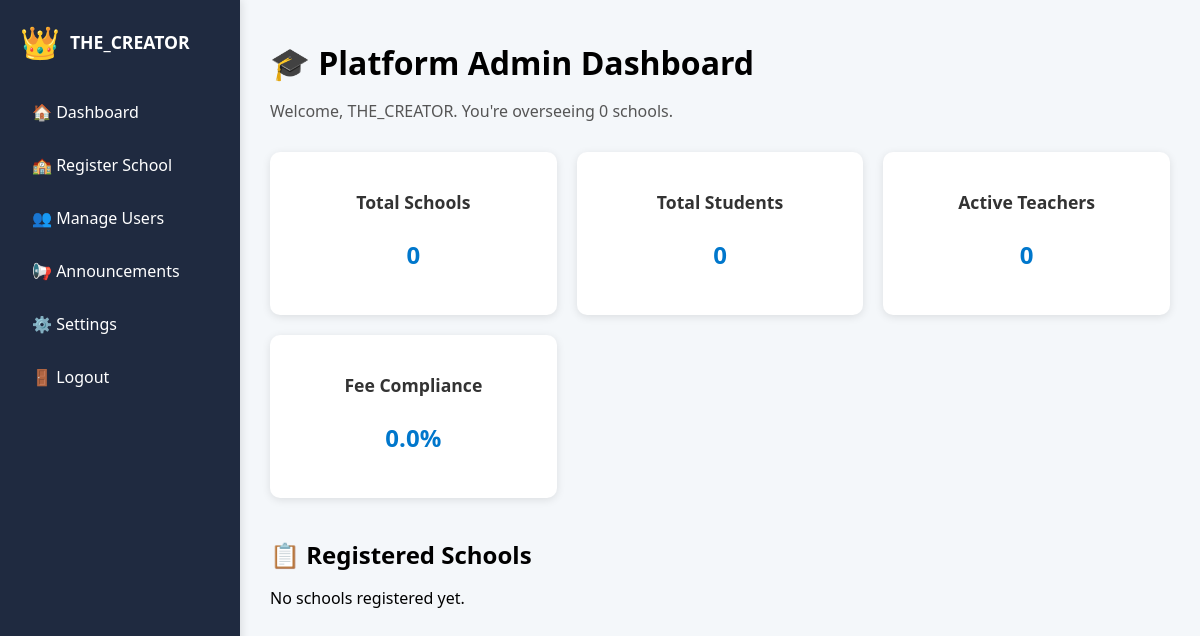
Page /platform/ (signed in) on the earlier database version.
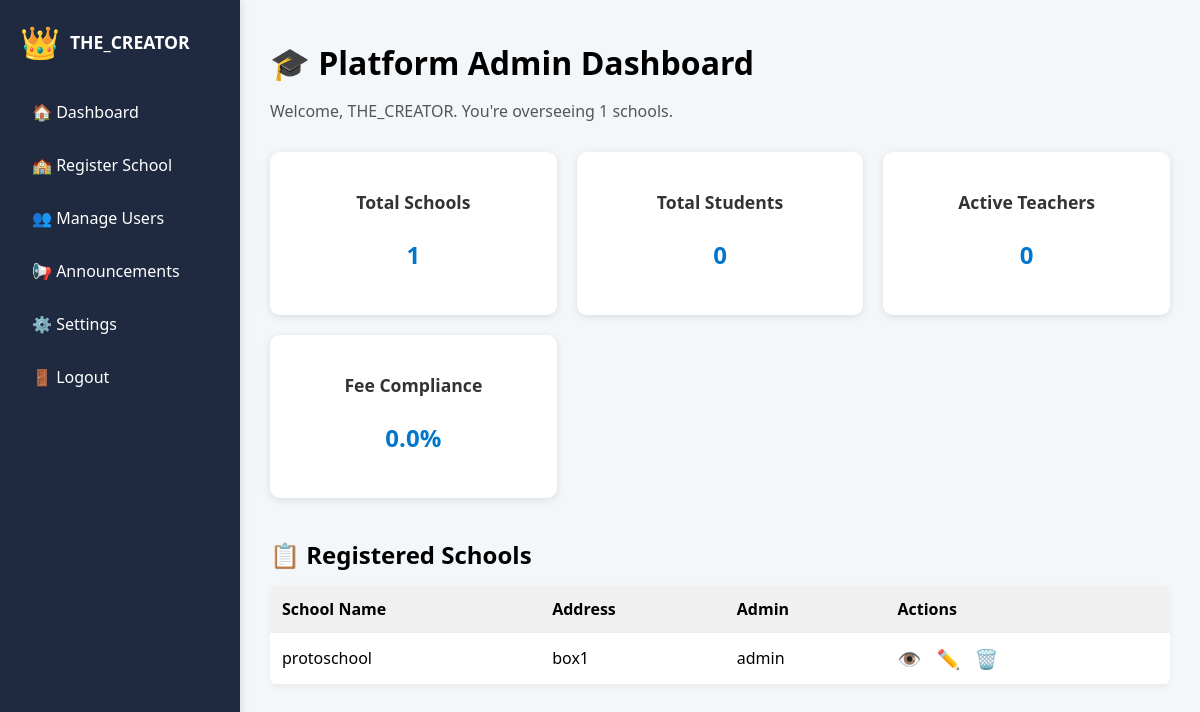
Same page on the later database version.
### theschool/models.py (models this page shows, shortened)
class School(models.Model):
    name = models.CharField(max_length=255)
    address = models.TextField()
    created_at = models.DateTimeField(auto_now_add=True)

class User(AbstractUser):
    ROLE_CHOICES = (
        ('admin', 'Admin'),
        ('teacher', 'Teacher'),
        ('parent', 'Parent'),
        ('platform_admin', 'Platform Admin'),
    )
    role = models.CharField(max_length=20, choices=ROLE_CHOICES)
    school = models.ForeignKey(School, on_delete=models.CASCADE, null=True, blank=True)
    phone_number = models.CharField(max_length=20, blank=True)
    is_platform_admin = models.BooleanField(default=False)

### theschool/views.py (the view)
# urls.py: path('platform/', views.platform_dashboard, name='platform_dashboard'),
@login_required
def platform_dashboard(request):
    if not request.user.is_platform_admin:
        return redirect('dashboard')
    schools = School.objects.all()
    total_students = Student.objects.count()
    total_teachers = User.objects.filter(role='teacher').count()
    paid = FeeRecord.objects.aggregate(total=Sum('amount_paid'))['total'] or 0
    due = FeeRecord.objects.aggregate(total=Sum('amount_due'))['total'] or 1
    fee_compliance = round((paid / due) * 100, 2)
    school_admins = {
        school.id: school.user_set.filter(role='admin').first()
        for school in schools
    }
    return render(request, 'platform_dashboard.html', {
        'schools': schools,
        'total_students': total_students,
        'total_teachers': total_teachers,
        'fee_compliance': fee_compliance,
        'school_admins': school_admins
    })

### theschool/templatetags/custom_tags.py (called while the page is built)
@register.filter
def dict_get(dictionary, key):
    return dictionary.get(key)

### templates/platform_dashboard.html (shortened to what this page needs)
{% load static %}
{% load custom_tags %}
<!DOCTYPE html>
<html lang="en">
<head>
  <link rel="stylesheet" href="{% static 'css/platform_dashboard.css' %}">
  <link rel="stylesheet" href="{% static 'css/sidebar.css' %}">
</head>
<body>
  <div class="layout-grid">
    {% include 'sidebar.html' %}
    <main class="main-content">
      <h1>🎓 Platform Admin Dashboard</h1>
      <p class="subtitle">Welcome, {{ request.user.username }}. You're overseeing {{ schools.count }} schools.</p>
      <section class="metrics-grid">
        <div class="metric-card">
          <h3>Total Schools</h3>
          <p>{{ schools.count }}</p>
        </div>
        <div class="metric-card">
          <h3>Total Students</h3>
          <p>{{ total_students }}</p>
        </div>
        <div class="metric-card">
          <h3>Active Teachers</h3>
          <p>{{ total_teachers }}</p>
        </div>
        <div class="metric-card">
          <h3>Fee Compliance</h3>
          <p>{{ fee_compliance }}%</p>
        </div>
      </section>
      <section class="school-table-section">
        <h2>📋 Registered Schools</h2>
        {% if schools %}
          <div class="table-scroll-wrapper">
            <table class="school-table">
              <thead>
                <tr>
                  <th>School Name</th>
                  <th>Address</th>
                  <th>Admin</th>
                  <th>Actions</th>
                </tr>
              </thead>
              <tbody>
                {% for school in schools %}
                  <tr>
                    <td>{{ school.name }}</td>
                    <td>{{ school.address }}</td>
                    {% with school_admins|dict_get:school.id as admin %}
                      <td>{{ admin.username }}</td>
                    {% endwith %}
                    <td class="actions">
                      <a href="{% url 'view_school' school.id %}" title="View">
                        👁️
                      </a>
                      <a href="{% url 'edit_school' school.id %}" title="Edit">✏️</a>
                      <a href="javascript:void(0);" onclick="confirmDelete({{ school.id }})" title="Delete">🗑️</a>
                    </td>
                  </tr>
                {% endfor %}
              </tbody>
            </table>
          </div>
        {% else %}
          <p>No schools registered yet.</p>
        {% endif %}
      </section>
    </main>
  </div>
</body>
</html>

Differences in the rows shown:
added School: name "protoschool", address "box1", id.username "admin"
Other differences:
{{ schools.count }}: "0" → "1"
text no longer shown: "No schools registered yet."
text now shown: "School Name Address Admin Actions"
